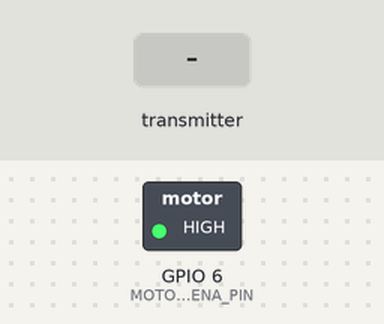
A program run on a simulated ESP32-C3. Shown: switched loads named in the program (green lamp = pin HIGH). Inputs (shaded band) come from the test bench. WiFi joins after 1.5 s; servers stay silent unless stated; what the program prints to the serial monitor is not drawn.

Above: at 1.2 s.
1.3 s: the transmitter starts sending esp_speed = 0
Timing chart, 0 to 4.3 s (numbered marks = the images above; inputs shaded):
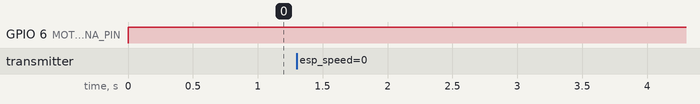

The program:

main.cpp
```cpp
#include <Arduino.h>          // Basic Needs

// Include the Stepper library:
#include <ESP_FlexyStepper.h>
#include <esp_now.h>
#include <WiFi.h>

// IO pin assignments
const int MOTOR_STEP_PIN = 4;
const int MOTOR_DIRECTION_PIN = 5;
const int MOTOR_ENA_PIN = 6;

uint8_t M5_Remote_Address[] = {0x08, 0x3A, 0xF2, 0x68, 0x1E, 0x74};

// create the stepper motor object
ESP_FlexyStepper stepper;

// Command States

#define CUMSPEED  20
#define CUMTIME   21
#define CUMSIZE   22
#define CUMACCEL  23


unsigned long previousMillis = 0;
long interval = 1000;

///////////////////////////////////////////
////
////  To Debug or not to Debug
////
///////////////////////////////////////////

// Uncomment the following line if you wish to print DEBUG info
#define DEBUG

#ifdef DEBUG
#define LogDebug(...) Serial.println(__VA_ARGS__)
#define LogDebugFormatted(...) Serial.printf(__VA_ARGS__)
#else
#define LogDebug(...) ((void)0)
#define LogDebugFormatted(...) ((void)0)
#endif

float cum_time = 0.0;
float cum_speed = 1000.0;
float cum_size = 0.0;
float cum_accel = 0.0;

// Variable to store if sending data was successful
String success;

int out_esp_command;
float out_esp_value;

int incoming_esp_command;
float incoming_esp_value;

typedef struct struct_message {
  float esp_speed;
  float esp_depth;
  float esp_stroke;
  float esp_sensation;
  float esp_pattern;
  bool esp_rstate;
  bool esp_connected;
  int esp_command;
  float esp_value;
} struct_message;

bool esp_connect = false;

struct_message outgoingcontrol;
struct_message incomingcontrol;

esp_now_peer_info_t peerInfo;

// Callback when data is sent
void OnDataSent(const uint8_t *mac_addr, esp_now_send_status_t status) {
  Serial.print("\r\nLast Packet Send Status:\t");
  Serial.println(status == ESP_NOW_SEND_SUCCESS ? "Delivery Success" : "Delivery Fail");
  if (status ==0){
    success = "Delivery Success :)";
  }
  else{
    success = "Delivery Fail :(";
  }
}

// Callback when data is received
void OnDataRecv(const uint8_t * mac, const uint8_t *incomingData, int len) {
  memcpy(&incomingcontrol, incomingData, sizeof(incomingcontrol));

  LogDebug(incomingcontrol.esp_command);
  LogDebug(incomingcontrol.esp_value);

  switch(incomingcontrol.esp_command)
  {
    case CUMSPEED:
    {
     cum_speed = incomingcontrol.esp_value;
    }
    break;
    case CUMTIME:
    {
     interval = incomingcontrol.esp_value * 1000;
    }
    break;
    case CUMSIZE:
    {
     cum_size = incomingcontrol.esp_value * 1500;
    }
    break;
    case CUMACCEL:
    {
    cum_accel = incomingcontrol.esp_value * 10000;
    }
    break;
  }
}


void setup()
{
    Serial.begin(115200);
    WiFi.mode(WIFI_STA);
    LogDebug(WiFi.macAddress());

    // Init ESP-NOW
    if (esp_now_init() != ESP_OK) {
    Serial.println("Error initializing ESP-NOW");
    return;
    }
    // Once ESPNow is successfully Init, we will register for Send CB to
    // get the status of Trasnmitted packet
    esp_now_register_send_cb(OnDataSent);

    // Register peer
    memcpy(peerInfo.peer_addr, M5_Remote_Address, 6);
    peerInfo.channel = 0;
    peerInfo.encrypt = false;

      // Add peer
    if (esp_now_add_peer(&peerInfo) != ESP_OK){
    Serial.println("Failed to add peer");
    return;
    }
    // Register for a callback function that will be called when data is received
    esp_now_register_recv_cb(OnDataRecv);


    // connect and configure the stepper motor to its IO pins
    pinMode(MOTOR_ENA_PIN, OUTPUT);
    digitalWrite(MOTOR_ENA_PIN, LOW);
    stepper.connectToPins(MOTOR_STEP_PIN, MOTOR_DIRECTION_PIN);
}

void loop()
{
  stepper.setSpeedInStepsPerSecond(cum_speed);
  stepper.setAccelerationInStepsPerSecondPerSecond(cum_accel);
  stepper.setDecelerationInStepsPerSecondPerSecond(cum_accel);

  unsigned long currentMillis = millis();
  if (currentMillis - previousMillis >= interval)
  {
    digitalWrite(MOTOR_ENA_PIN, LOW);
    previousMillis = currentMillis;
    stepper.moveRelativeInSteps(cum_size);
  }
  if (stepper.getDistanceToTargetSigned() == 0){
     digitalWrite(MOTOR_ENA_PIN, HIGH);
  }

}
```
